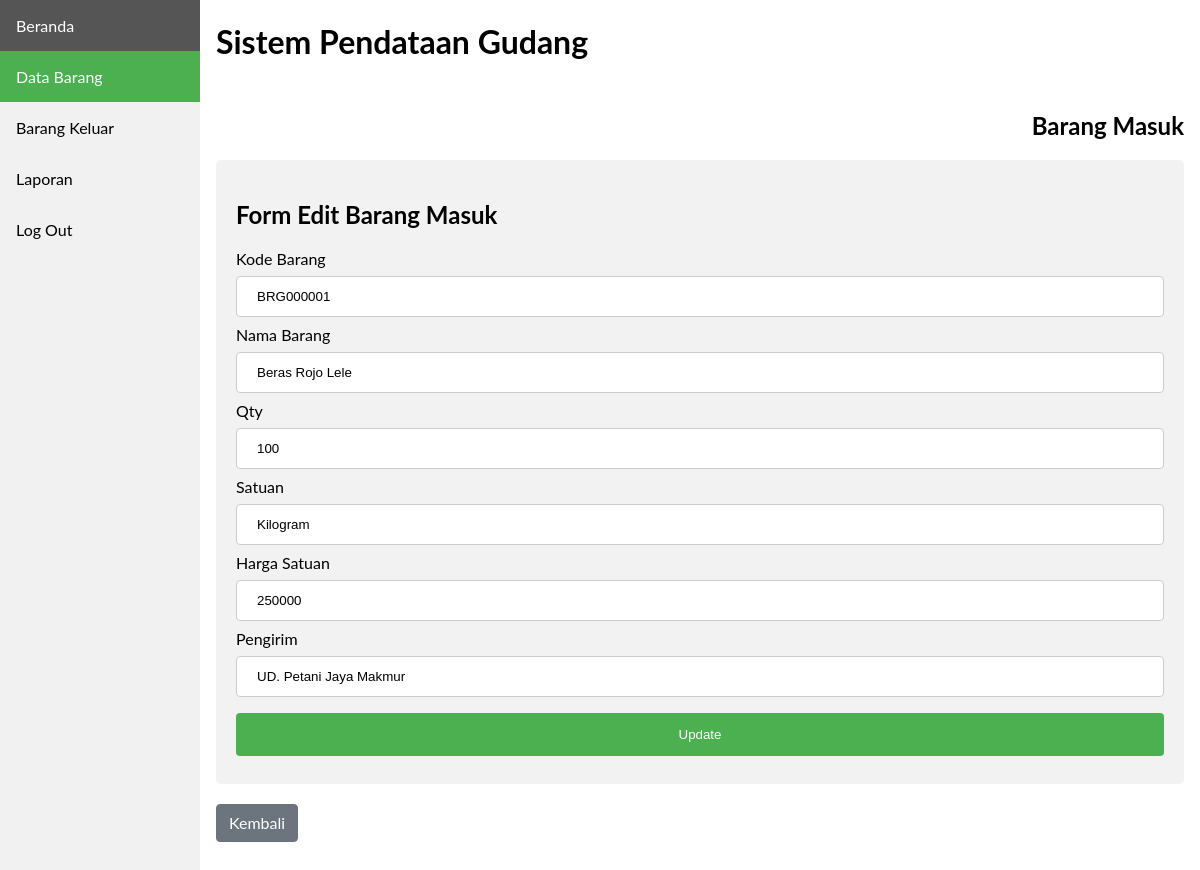
The page /frontend/data_barang/edit.php?kode_barang=BRG000001&page=databarang on the database its author committed.
### tables this page shows
CREATE TABLE `laporan_brg_masuk` (
  `id_lprn_brg_msk` int(11) NOT NULL,
  `tgl_masuk` date NOT NULL,
  `kode_barang` varchar(20) NOT NULL,
  `nama_brg` varchar(100) NOT NULL,
  `stok_masuk` int(20) NOT NULL,
  `stn_brg_masuk` varchar(100) NOT NULL,
  `harga_satuan` int(20) NOT NULL,
  `sbttl_brg_masuk` int(20) NOT NULL,
  `nama_pengirim` varchar(100) NOT NULL
);

### frontend/data_barang/edit.php (the view, shortened to what this page needs)
<!DOCTYPE html>
<html lang="en">
<head>
  <link rel="stylesheet" href="../../css/style.css">
</head>
<body>
  <?php
    include '../../database/koneksi.php';
    include '../layouts/sidebar.php';
  ?>
  <div class="content">
    <h1>Sistem Pendataan Gudang</h1>
    <h2 class="teks-rata-kanan margin-top-50">Barang Masuk</h2>
    <div class="kotak-form">
      <h2>Form Edit Barang Masuk</h2>
      <?php
      $kode_barang  = $_GET['kode_barang'];
      $selectData  = "SELECT * FROM laporan_brg_masuk WHERE kode_barang = '$kode_barang' ";
      $queryData   = mysqli_query($host, $selectData);
      $data        = mysqli_fetch_assoc($queryData);
      ?>
      <form action="../../backend/barang_masuk/barang_masuk.php" method="POST">
        <label>Kode Barang</label>
        <input type="text" class="form" name="kode_barang" value="<?= $data['kode_barang'] ?>" readonly>
        <label>Nama Barang</label>
        <input type="text" class="form" name="nama_brg" value="<?= $data['nama_brg'] ?>">
        <label>Qty</label>
        <input type="number" class="form" name="stok_brg" value="<?= $data['stok_masuk'] ?>">
        <label>Satuan</label>
        <input type="text" class="form" name="satuan_brg" value="<?= $data['stn_brg_masuk'] ?>">
        <label>Harga Satuan</label>
        <input type="text" class="form" name="harga_satuan" value="<?= $data['harga_satuan'] ?>">
        <label>Pengirim</label>
        <input type="text" class="form" name="pengirim" value="<?= $data['nama_pengirim'] ?>">
        <input type="submit" class="form-tombol" value="Update" name="edit_barang_masuk">
      </form>
    </div>
    <a href="index.php?page=databarang" class="btn btn-abu margin-20-0">
      Kembali
    </a>
  </div>
</body>
</html>

### css/style.css (style rules this page uses)
body { margin: 0; font-family: "Lato", sans-serif; }
div.content { margin-left: 200px; padding: 1px 16px; height: 1000px; }
.form { width: 100%; padding: 12px 20px; margin: 8px 0; display: inline-block; border: 1px solid #ccc; border-radius: 4px; box-sizing: border-box; }
.form-tombol { width: 100%; background-color: #4CAF50; color: white; padding: 14px 20px; margin: 8px 0; border: none; border-radius: 4px; cursor: pointer; }
.kotak-form { border-radius: 5px; background-color: #f2f2f2; padding: 20px; }
.btn { text-decoration: none; display: inline-block; font-weight: 400; color: #212529; text-align: center; vertical-align: middle; cursor: pointer; -webkit-user-select: none; -moz-user-select: none; -ms-user-select: none; user-select: none; background-color: transparent; border: 1px solid transparent; padding: 0.375rem 0.75rem; font-size: 1rem; line-height: 1.5; border-radius: 0.25rem; transition: color 0.15s ease-in-out, background-color 0.15s ease-in-out, border-color 0.15s ease-in-out, box-shadow 0.15s ease-in-out; }
.btn-abu { color: #fff; background-color: #6c757d; border-color: #6c757d; }
.teks-rata-kanan { text-align: right !important; }
.margin-top-50 { margin-top: 50px !important; }
.margin-20-0 { margin: 20px 0 !important; }

### rows shown on the page
laporan_brg_masuk: kode_barang "BRG000001", nama_brg "Beras Rojo Lele", stok_brg "100", satuan_brg "Kilogram", harga_satuan "250000", pengirim "UD. Petani Jaya Makmur"
